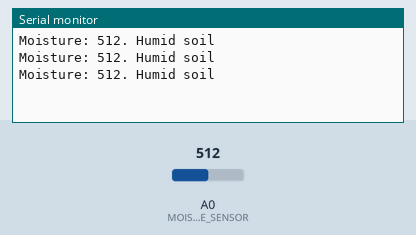
Recording of a sketch running on a simulated Arduino Uno, built with avr-gcc and run on an emulated ATmega328P. Parts: the last lines printed to the serial monitor. Inputs (shaded band) come from the test bench; at power-on: A0 (MOISTURE_SENSOR) = 512.

Above: at 1.3 s.
1.4 s: A0 (MOISTURE_SENSOR) set to 590
At 1.9 s:
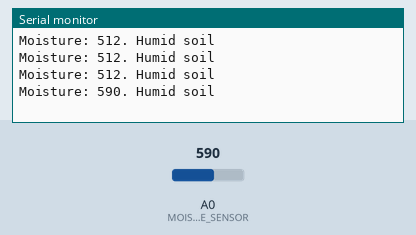
2.9 s: A0 (MOISTURE_SENSOR) set to 608
At 3.4 s:
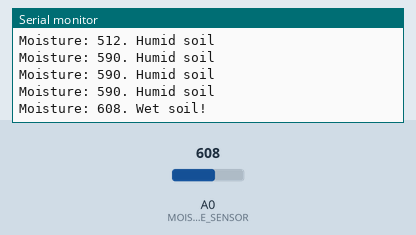

The sketch:

moisture.ino
```cpp
int MOISTURE_SENSOR = A0;

void setup() {
  Serial.begin(9600);
  pinMode(MOISTURE_SENSOR, INPUT);
}

void loop() {
  int moisture = analogRead(MOISTURE_SENSOR);
  Serial.print("Moisture: ");
  Serial.print(moisture);
  if (moisture < 50) {
    Serial.println(". Dry soil!");
  } else if (moisture < 600) {
    Serial.println(". Humid soil");
  } else {
    Serial.println(". Wet soil!");
  }
  delay(500);
}
```

Measured:
- the behaviour switches between 599 and 600 on A0 (MOISTURE_SENSOR) (found by bisection; images 1 and 2)
- after the input at 1.4 s, the serial monitor: prints a new line after 0.10 s (image 1)
- after the input at 2.9 s, the serial monitor: prints a new line after 0.10 s (image 2)
